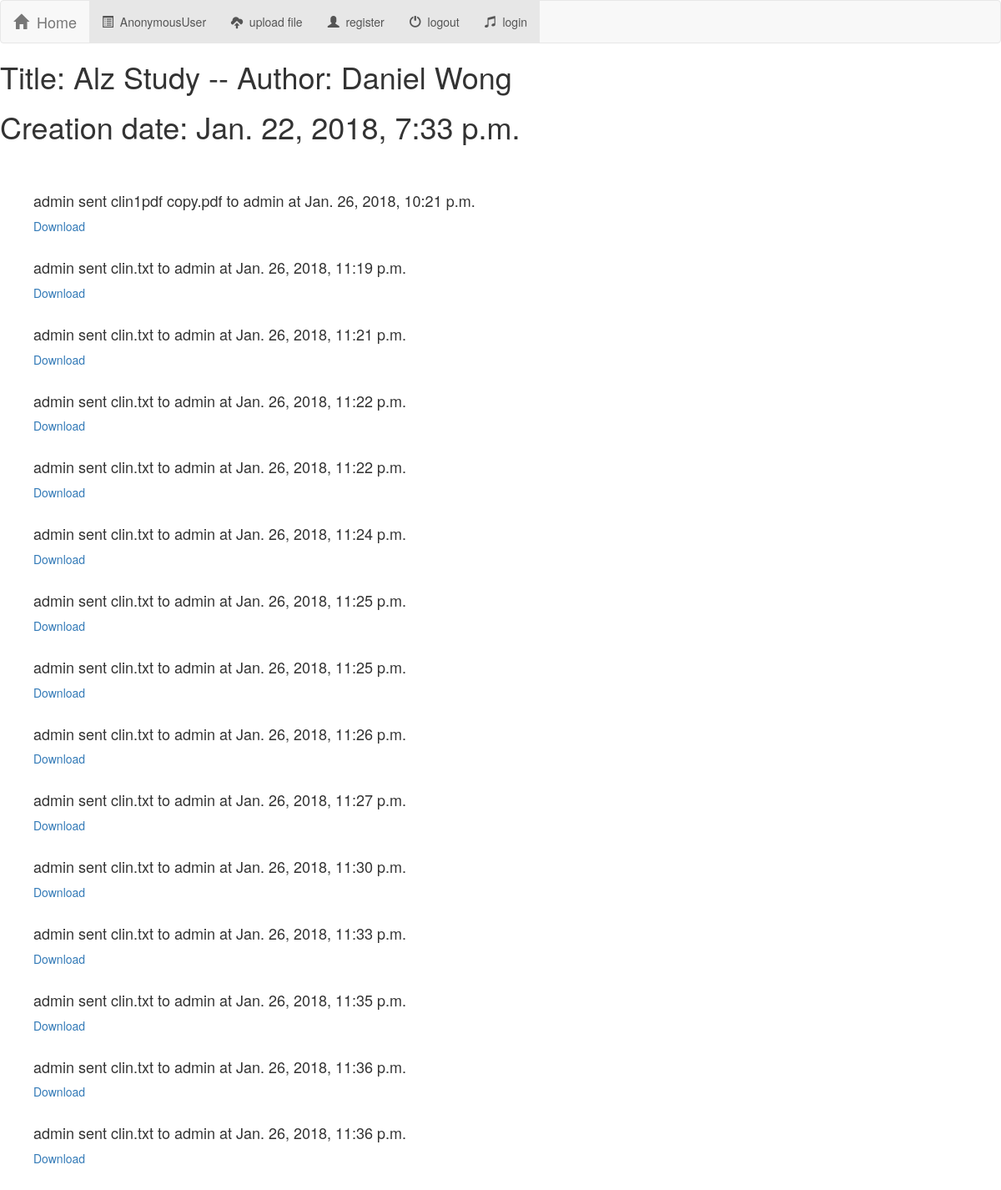
/clinicaltrials/2/, run on an earlier commit of the app's database.
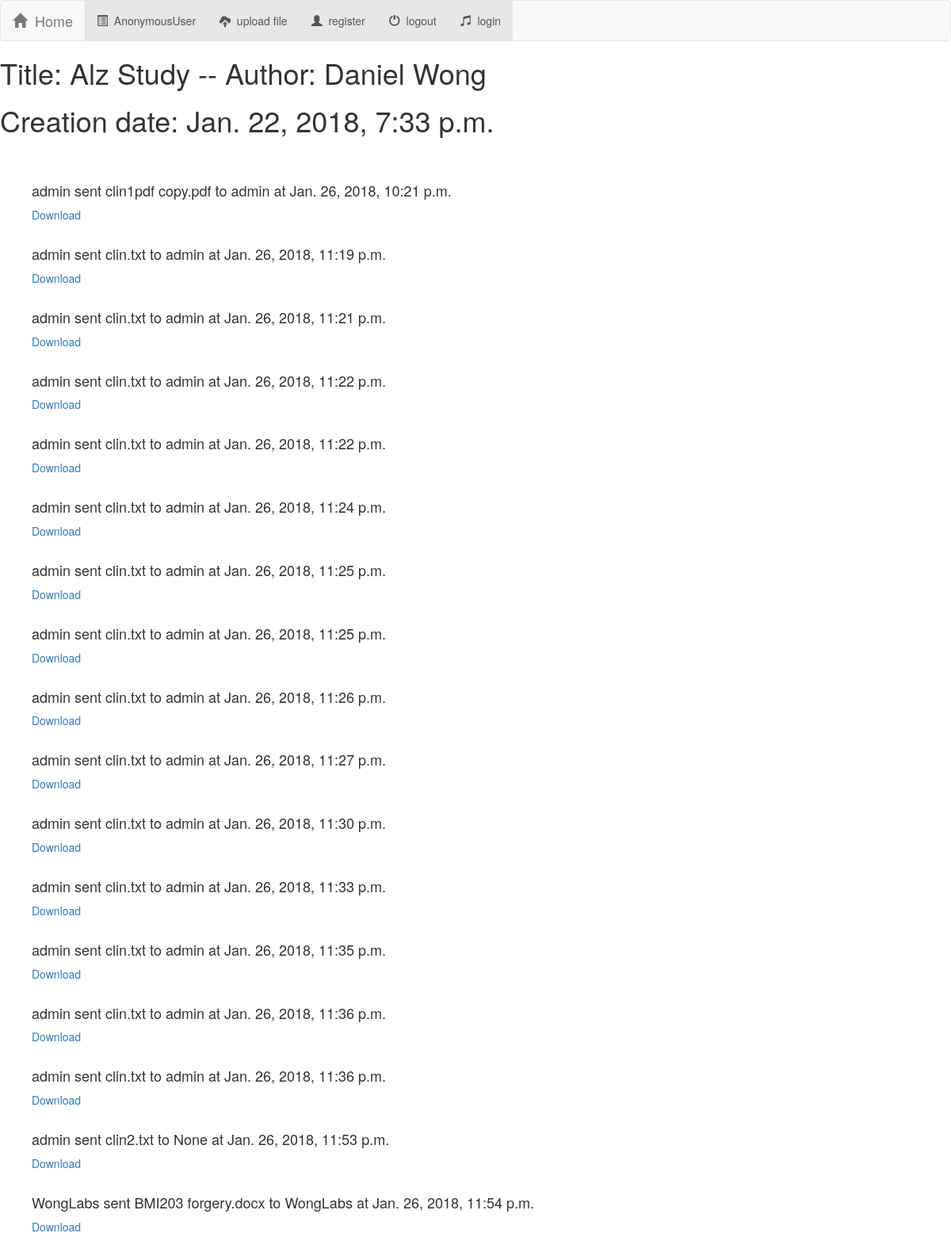
And on a later commit of the database.
### clinicaltrials/models.py (models this page shows, shortened)
class file(models.Model):
	clinicaltrial = models.ForeignKey(clinicaltrial, on_delete = models.CASCADE, blank=True, null=True)
	owner = models.ForeignKey(User, related_name="owner", on_delete = models.CASCADE, blank=True, null=True, unique = False)
	sender = models.ForeignKey(User, related_name="sender", on_delete = models.CASCADE, blank=True, null=True, unique = False)
	filename = models.CharField(max_length = 100)
	encrypted = models.BooleanField(default=False, blank=True)
	password = models.CharField(max_length=500, blank=True, default='')
	data = models.FileField()
	uploadDate = models.DateTimeField(auto_now_add=True)
	dataHash = models.CharField(max_length = 100, blank = True, null= True)

### clinicaltrials/views.py (the view)
# urls.py: url(r'^(?P<clinicaltrial_id>[0-9]+)/$', views.detail, name = "detail"),
def detail(request, clinicaltrial_id):
    try:
        trial = clinicaltrial.objects.get(pk = clinicaltrial_id)
        allFiles = trial.file_set.all()
    except:
        raise Http404("trial does not exist")
    return render(request, 'clinicaltrials/detail.html', {'trial': trial, 'allFiles': allFiles})

### clinicaltrials/models.py (called while the page is built)
	def __str__(self):
		return "Title: " + self.title + " -- Author: " + self.author

### clinicaltrials/templates/clinicaltrials/detail.html (shortened to what this page needs)
{% extends 'clinicaltrials/base.html' %}
{% block body %}
<h1> {{trial}} </h1>
<h1> Creation date: {{trial.creationDate}}</h1>
<br> <br>
{% for file in allFiles %}
	<ul>
		<h4> {{file.sender}} sent {{file.filename}} to {{file.owner}} at {{file.uploadDate}}</h4>
		<a href="{% url 'clinicaltrial:download' file.data.path %}"> Download </a>
		<br>
		<br>
	</ul>
{% endfor %}
{% endblock %}

What changed in the data, as far as the page shows it:
added file: sender "admin", filename "clin2.txt", owner "None", uploadDate "Jan. 26, 2018, 11:53 p.m."
added file: sender "WongLabs", filename "BMI203 forgery.docx", owner "WongLabs", uploadDate "Jan. 26, 2018, 11:54 p.m."
